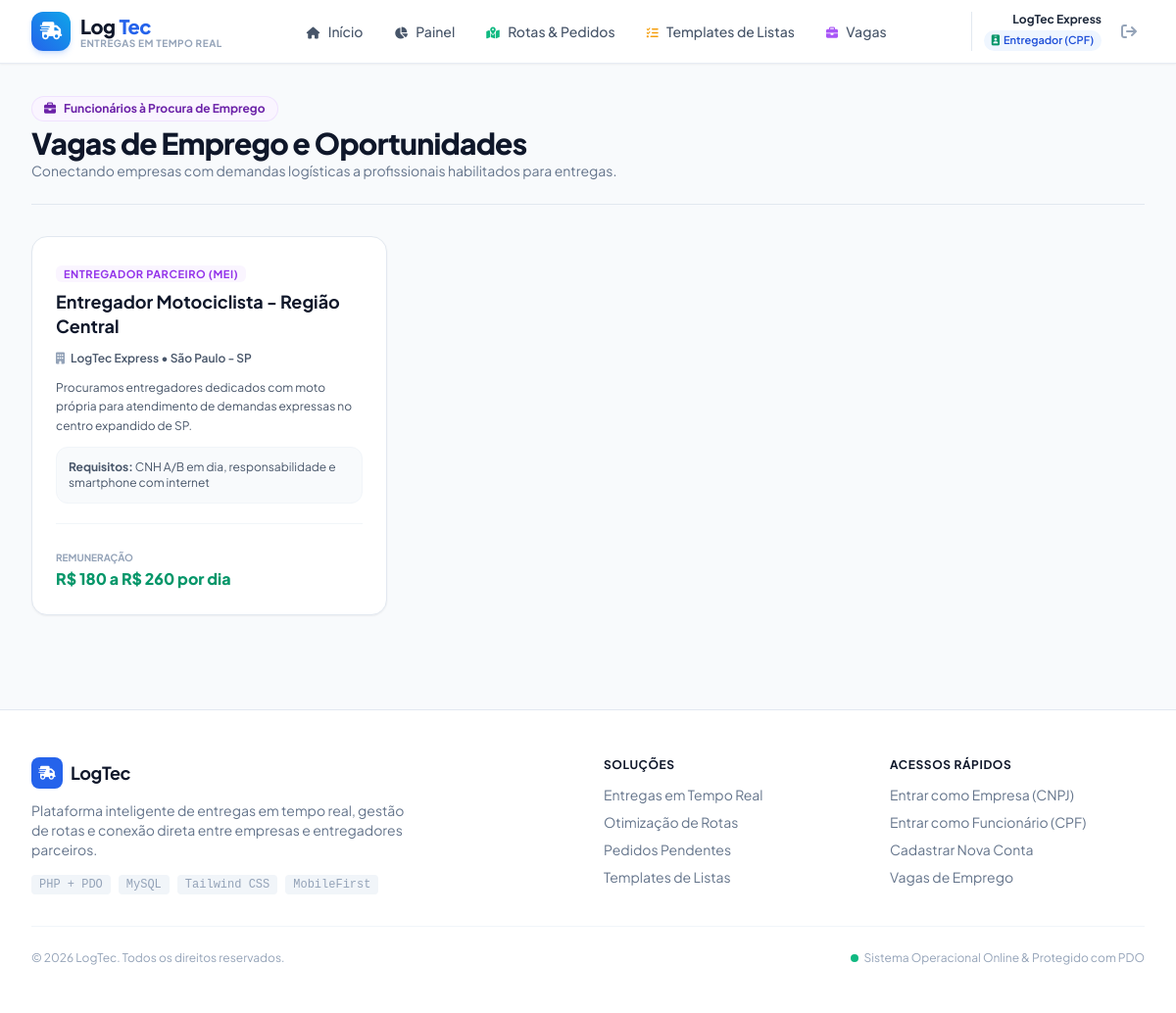
Page /vagas.php (signed in) on the committed database.
### tables this page shows
CREATE TABLE IF NOT EXISTS `vagas` (
    `id` INT AUTO_INCREMENT PRIMARY KEY,
    `empresa_id` INT NOT NULL,
    `titulo` VARCHAR(150) NOT NULL,
    `descricao` TEXT NOT NULL,
    `requisitos` VARCHAR(255) DEFAULT 'CNH A/B em dia, responsabilidade e smartphone com internet',
    `tipo_contrato` VARCHAR(50) DEFAULT 'Entregador Parceiro (Diárias)',
    `remuneracao` VARCHAR(50) DEFAULT 'R$ 150 a R$ 250 / dia',
    `status` ENUM('aberta', 'encerrada') DEFAULT 'aberta',
    `criado_em` TIMESTAMP DEFAULT CURRENT_TIMESTAMP,
    CONSTRAINT `fk_vagas_empresa` FOREIGN KEY (`empresa_id`) REFERENCES `empresas`(`id`) ON DELETE CASCADE
);

CREATE TABLE IF NOT EXISTS `empresas` (
    `id` INT AUTO_INCREMENT PRIMARY KEY,
    `razao_social` VARCHAR(150) NOT NULL,
    `nome_fantasia` VARCHAR(150) NOT NULL,
    `cnpj` VARCHAR(18) NOT NULL UNIQUE,
    `email` VARCHAR(150) NOT NULL UNIQUE,
    `telefone` VARCHAR(20) NOT NULL,
    `endereco` VARCHAR(255) NOT NULL,
    `cidade` VARCHAR(100) NOT NULL,
    `senha` VARCHAR(255) NOT NULL,
    `criado_em` TIMESTAMP DEFAULT CURRENT_TIMESTAMP
);

### bd.php (called while the page is built, shortened)
<?php
function getDB() {
    static $pdo = null;
    if ($pdo === null) {
        $dsn = "mysql:host=" . DB_HOST . ";port=" . DB_PORT . ";dbname=" . DB_NAME . ";charset=utf8mb4";
        $options = [
            PDO::ATTR_ERRMODE            => PDO::ERRMODE_EXCEPTION,
            PDO::ATTR_DEFAULT_FETCH_MODE => PDO::FETCH_ASSOC,
            PDO::ATTR_EMULATE_PREPARES   => false,
            PDO::MYSQL_ATTR_INIT_COMMAND => "SET NAMES utf8mb4"
        ];
        try {
            $pdo = new PDO($dsn, DB_USER, DB_PASS, $options);
        } catch (PDOException $e) {
            $sqlitePath = __DIR__ . '/logtec.sqlite';
            $isNewDb = !file_exists($sqlitePath);
            $pdo = new PDO("sqlite:" . $sqlitePath, null, null, [
                PDO::ATTR_ERRMODE            => PDO::ERRMODE_EXCEPTION,
                PDO::ATTR_DEFAULT_FETCH_MODE => PDO::FETCH_ASSOC,
            ]);
            if ($isNewDb) {
                inicializarBancoSQLite($pdo);
            }
        }
    }
    return $pdo;
}
function dbQuery($sql, $params = []) {
    $pdo = getDB();
    $stmt = $pdo->prepare($sql);
    $stmt->execute($params);
    return $stmt;
}
function dbFetchAll($sql, $params = []) {
    return dbQuery($sql, $params)->fetchAll();
}

### vagas.php (the view, shortened to what this page needs)
<?php
require_once __DIR__ . '/includes/header.php';
require_once __DIR__ . '/bd.php';
$vagas = dbFetchAll("SELECT v.*, e.nome_fantasia as empresa_nome, e.cidade as empresa_cidade, e.telefone as empresa_tel
                     FROM vagas v
                     INNER JOIN empresas e ON v.empresa_id = e.id
                     WHERE v.status = 'aberta'
                     ORDER BY v.id DESC");
?>
<div class="max-w-7xl mx-auto px-4 sm:px-6 lg:px-8 py-8 space-y-8">
    <div class="flex flex-col sm:flex-row sm:items-center justify-between gap-4 pb-6 border-b border-slate-200">
        <div>
            <div class="inline-flex items-center gap-2 px-3 py-1 rounded-full bg-purple-50 text-purple-800 text-xs font-bold border border-purple-200/60 mb-1">
                <i class="fa-solid fa-briefcase"></i>
                <span>Funcionários à Procura de Emprego</span>
            </div>
            <h1 class="text-2xl sm:text-3xl font-extrabold text-slate-900 tracking-tight">
                Vagas de Emprego e Oportunidades
            </h1>
            <p class="text-sm text-slate-500">
                Conectando empresas com demandas logísticas a profissionais habilitados para entregas.
            </p>
        </div>
    </div>
    <div class="grid grid-cols-1 md:grid-cols-2 lg:grid-cols-3 gap-6">
        <?php if (empty($vagas)): ?>
            <div class="col-span-full p-12 bg-white rounded-2xl border border-slate-200 text-center text-slate-400">
                <i class="fa-solid fa-briefcase text-4xl mb-3 text-slate-300"></i>
                <p class="text-base font-semibold text-slate-600">Nenhuma vaga aberta no momento.</p>
                <p class="text-xs text-slate-400 mt-1">Fique atento, novas empresas cadastram oportunidades diariamente.</p>
            </div>
        <?php else: ?>
            <?php foreach ($vagas as $vaga): ?>
                <div class="bg-white rounded-2xl border border-slate-200 shadow-sm hover:shadow-md transition flex flex-col justify-between p-6">
                    <div class="space-y-3">
                        <div class="flex items-start justify-between gap-2">
                            <div>
                                <span class="text-[11px] font-bold uppercase tracking-wider text-purple-600 bg-purple-50 px-2 py-0.5 rounded-md">
                                    <?= htmlspecialchars($vaga['tipo_contrato']) ?>
                                </span>
                                <h3 class="text-lg font-bold text-slate-900 mt-1.5 leading-snug">
                                    <?= htmlspecialchars($vaga['titulo']) ?>
                                </h3>
                            </div>
                        </div>
                        <p class="text-xs font-semibold text-slate-600 flex items-center gap-1.5">
                            <i class="fa-solid fa-building text-slate-400"></i>
                            <?= htmlspecialchars($vaga['empresa_nome']) ?> • <?= htmlspecialchars($vaga['empresa_cidade']) ?>
                        </p>
                        <p class="text-xs text-slate-600 leading-relaxed line-clamp-3">
                            <?= htmlspecialchars($vaga['descricao']) ?>
                        </p>
                        <div class="p-3 bg-slate-50 rounded-xl border border-slate-100 text-xs text-slate-600">
                            <strong>Requisitos:</strong> <?= htmlspecialchars($vaga['requisitos']) ?>
                        </div>
                    </div>
                    <div class="pt-5 mt-5 border-t border-slate-100 flex items-center justify-between">
                        <div>
                            <span class="text-[10px] text-slate-400 uppercase font-bold">Remuneração</span>
                            <p class="text-base font-extrabold text-emerald-600"><?= htmlspecialchars($vaga['remuneracao']) ?></p>
                        </div>
                    </div>
                </div>
            <?php endforeach; ?>
        <?php endif; ?>
    </div>
</div>
<?php require_once __DIR__ . '/includes/footer.php'; ?>

### assets/css/custom.css (style rules this page uses)
:root { --primary: #0284c7; --primary-dark: #0369a1; --accent: #10b981; }
body { font-family: 'Plus Jakarta Sans', system-ui, -apple-system, BlinkMacSystemFont, 'Segoe UI', Roboto, Oxygen, Ubuntu, Cantarell, sans-serif; -webkit-font-smoothing: antialiased; }

### rows in the picture
vagas: tipo_contrato "ENTREGADOR PARCEIRO (MEI)", titulo "Entregador Motociclista - Região Central", empresa.nome_fantasia "LogTec Express", empresa.cidade "São Paulo - SP", descricao "Procuramos entregadores dedicados com moto própria para atendimento de demandas expressas no centro expandido de SP.", requisitos "CNH A/B em dia, responsabilidade e smartphone com internet", remuneracao "R$ 180 a R$ 260 por dia"

### other values in the picture
$dadosUsuario['nome'] "LogTec Express"
